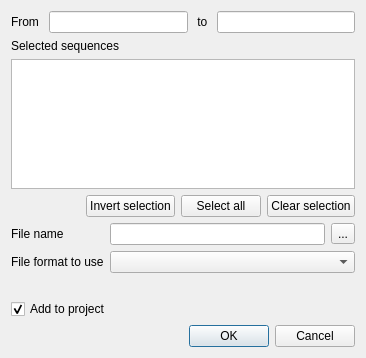
<?xml version="1.0" encoding="UTF-8"?>
<ui version="4.0">
 <class>CreateSubalignmentDialog</class>
 <widget class="QDialog" name="CreateSubalignmentDialog">
  <property name="geometry">
   <rect>
    <x>0</x>
    <y>0</y>
    <width>366</width>
    <height>358</height>
   </rect>
  </property>
  <property name="windowTitle">
   <string>Extract Selected as MSA</string>
  </property>
  <layout class="QVBoxLayout" name="verticalLayout">
   <item>
    <layout class="QHBoxLayout" name="horizontalLayout_4">
     <item>
      <widget class="QLabel" name="label">
       <property name="text">
        <string>From </string>
       </property>
      </widget>
     </item>
     <item>
      <widget class="QLineEdit" name="startLineEdit">
       <property name="sizePolicy">
        <sizepolicy hsizetype="Expanding" vsizetype="Fixed">
         <horstretch>0</horstretch>
         <verstretch>0</verstretch>
        </sizepolicy>
       </property>
       <property name="inputMethodHints">
        <set>Qt::ImhDigitsOnly</set>
       </property>
       <property name="alignment">
        <set>Qt::AlignRight|Qt::AlignTrailing|Qt::AlignVCenter</set>
       </property>
       <property name="minimum" stdset="0">
        <number>1</number>
       </property>
       <property name="maximum" stdset="0">
        <number>500000</number>
       </property>
      </widget>
     </item>
     <item>
      <widget class="QLabel" name="label_4">
       <property name="text">
        <string> to </string>
       </property>
      </widget>
     </item>
     <item>
      <widget class="QLineEdit" name="endLineEdit">
       <property name="sizePolicy">
        <sizepolicy hsizetype="Expanding" vsizetype="Fixed">
         <horstretch>0</horstretch>
         <verstretch>0</verstretch>
        </sizepolicy>
       </property>
       <property name="alignment">
        <set>Qt::AlignRight|Qt::AlignTrailing|Qt::AlignVCenter</set>
       </property>
       <property name="minimum" stdset="0">
        <number>1</number>
       </property>
      </widget>
     </item>
    </layout>
   </item>
   <item>
    <widget class="QLabel" name="label_2">
     <property name="text">
      <string>Selected sequences</string>
     </property>
    </widget>
   </item>
   <item>
    <widget class="QTableWidget" name="sequencesTableWidget">
     <attribute name="horizontalHeaderDefaultSectionSize">
      <number>100</number>
     </attribute>
    </widget>
   </item>
   <item>
    <layout class="QHBoxLayout" name="horizontalLayout">
     <item>
      <spacer name="horizontalSpacer">
       <property name="orientation">
        <enum>Qt::Horizontal</enum>
       </property>
       <property name="sizeHint" stdset="0">
        <size>
         <width>40</width>
         <height>20</height>
        </size>
       </property>
      </spacer>
     </item>
     <item>
      <widget class="QPushButton" name="invertButton">
       <property name="text">
        <string>Invert selection</string>
       </property>
      </widget>
     </item>
     <item>
      <widget class="QPushButton" name="allButton">
       <property name="text">
        <string>Select all</string>
       </property>
      </widget>
     </item>
     <item>
      <widget class="QPushButton" name="noneButton">
       <property name="text">
        <string>Clear selection</string>
       </property>
      </widget>
     </item>
    </layout>
   </item>
   <item>
    <layout class="QGridLayout" name="gridLayout">
     <item row="0" column="2">
      <widget class="QToolButton" name="browseButton">
       <property name="text">
        <string>...</string>
       </property>
      </widget>
     </item>
     <item row="0" column="1">
      <widget class="QLineEdit" name="filepathEdit"/>
     </item>
     <item row="0" column="0">
      <widget class="QLabel" name="label_3">
       <property name="text">
        <string>File name</string>
       </property>
      </widget>
     </item>
     <item row="1" column="0">
      <widget class="QLabel" name="label_5">
       <property name="text">
        <string>File format to use</string>
       </property>
      </widget>
     </item>
     <item row="1" column="1" colspan="2">
      <widget class="QComboBox" name="formatCombo"/>
     </item>
    </layout>
   </item>
   <item>
    <layout class="QHBoxLayout" name="horizontalLayout_5">
     <item>
      <spacer name="horizontalSpacer_5">
       <property name="orientation">
        <enum>Qt::Horizontal</enum>
       </property>
       <property name="sizeHint" stdset="0">
        <size>
         <width>40</width>
         <height>20</height>
        </size>
       </property>
      </spacer>
     </item>
    </layout>
   </item>
   <item>
    <widget class="QCheckBox" name="addToProjBox">
     <property name="text">
      <string>Add to project</string>
     </property>
     <property name="checked">
      <bool>true</bool>
     </property>
    </widget>
   </item>
   <item>
    <spacer name="verticalSpacer">
     <property name="orientation">
      <enum>Qt::Vertical</enum>
     </property>
     <property name="sizeHint" stdset="0">
      <size>
       <width>20</width>
       <height>1</height>
      </size>
     </property>
    </spacer>
   </item>
   <item>
    <widget class="QDialogButtonBox" name="buttonBox">
     <property name="standardButtons">
      <set>QDialogButtonBox::Cancel|QDialogButtonBox::Ok</set>
     </property>
    </widget>
   </item>
  </layout>
 </widget>
 <resources/>
 <connections>
  <connection>
   <sender>buttonBox</sender>
   <signal>accepted()</signal>
   <receiver>CreateSubalignmentDialog</receiver>
   <slot>accept()</slot>
   <hints>
    <hint type="sourcelabel">
     <x>174</x>
     <y>324</y>
    </hint>
    <hint type="destinationlabel">
     <x>174</x>
     <y>172</y>
    </hint>
   </hints>
  </connection>
  <connection>
   <sender>buttonBox</sender>
   <signal>rejected()</signal>
   <receiver>CreateSubalignmentDialog</receiver>
   <slot>reject()</slot>
   <hints>
    <hint type="sourcelabel">
     <x>174</x>
     <y>324</y>
    </hint>
    <hint type="destinationlabel">
     <x>174</x>
     <y>172</y>
    </hint>
   </hints>
  </connection>
 </connections>
</ui>
